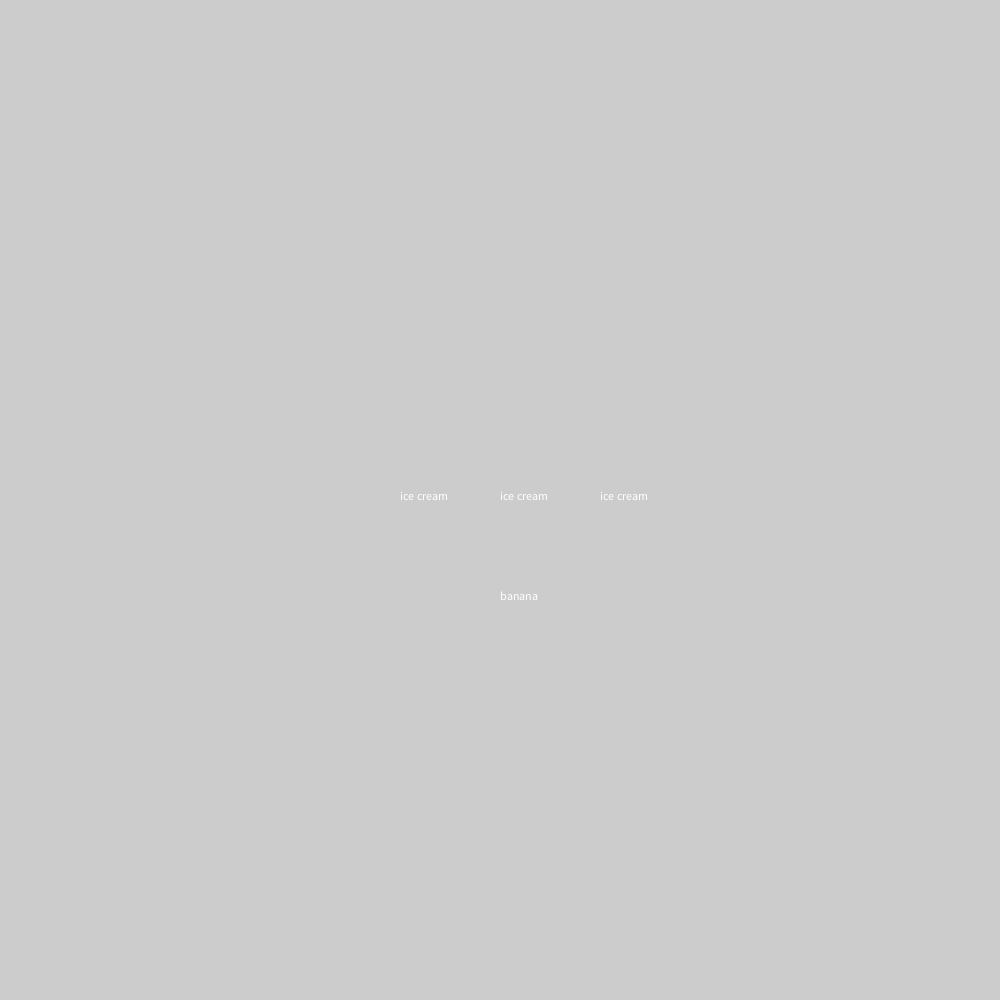
Frame 1 (no input)
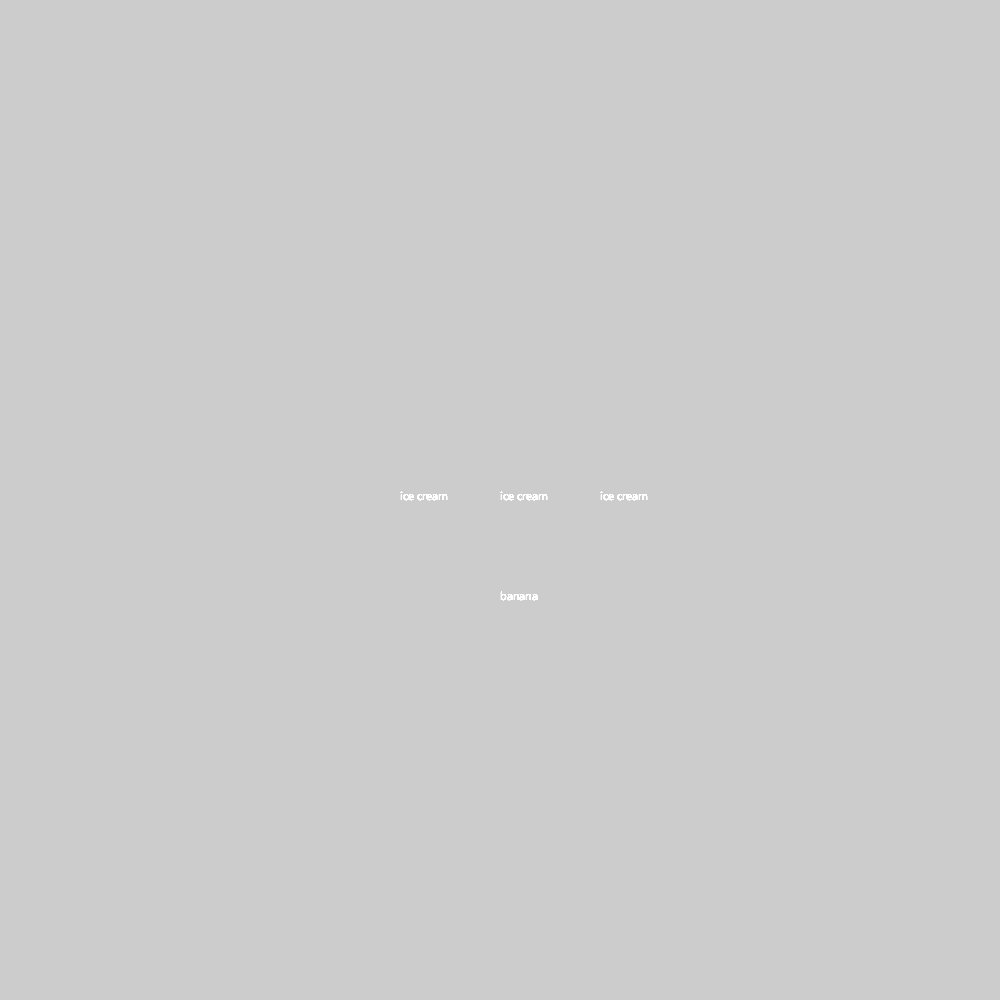
Frame 60 (the mouse pressed at the canvas centre just before this capture)
Frame 120 (the mouse held since frame 60 and released just before this capture): identical to frame 60, image omitted

The Processing sketch that drew these frames (run headless with seeded random() and noise(); from frame 60 on, the mouse is pressed at the canvas centre):

// Processing sketch: Banana
// ── Banana.pde
void setup(){
  size(1000,1000);
  
  
  
}
void draw(){
  String notIceCream = "ice cream";
   text(notIceCream ,400,500);
   text(notIceCream ,600,500);
   text(notIceCream ,500,500);
   text("banana", 500, 600);
 
}
